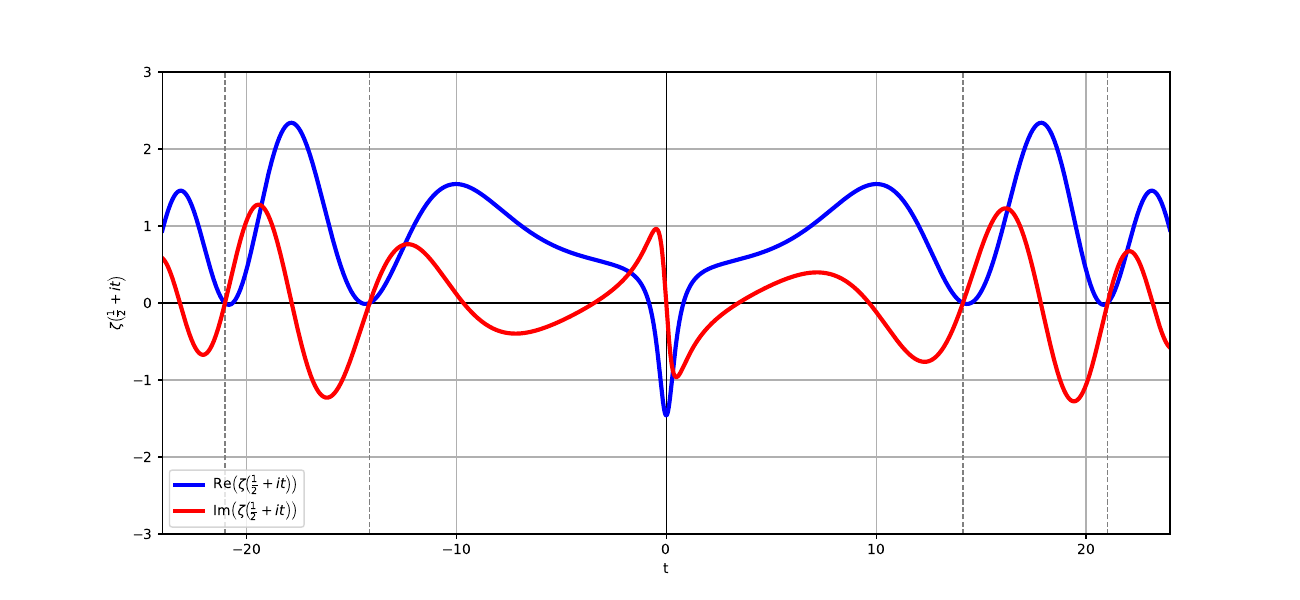

Here is the Python script that generated this plot:
from matplotlib import pyplot as plt
from mpmath import zeta, zetazero
import numpy as np
import pylab

# critical-line.py zeichnet den Real- und Imaginärteil der
# Zetafunktion über t nach Einsetzen der komplexen Zahlen
# s = (0.5 + i t). Dies zeigt das Verhalten der Funktion
# entlang der kritischen Geraden.

t = np.arange(-26,26,0.01)
real = []
imag = []

for k in t:
    real.append(zeta(complex(0.5, k)).real)
    imag.append(zeta(complex(0.5, k)).imag)

fig_size = plt.rcParams["figure.figsize"]
fig_size[0] = 13
fig_size[1] = 6
plt.rcParams["figure.figsize"] = fig_size

plt.axhline(0, color='black', linewidth=1)
plt.axvline(0, color='black', linewidth=1)

for k in [1,2]:
    zero = zetazero(k).imag
    plt.axvline(zero, color='grey', alpha=1, linewidth=1, linestyle='dashed')
    plt.axvline(zero*(-1), color='grey', alpha=1, linewidth=1, linestyle='dashed')

plt.plot(t, real, color='blue', linewidth=3, label=r'$\operatorname{Re}\left(\zeta\left(\frac{1}{2} + i t\right)\right)$')

plt.plot(t, imag, color='red', linewidth=3, label=r'$\operatorname{Im}\left(\zeta\left(\frac{1}{2} + i t\right)\right)$')

plt.xlim(-24,24)
plt.ylim(-3,3)
plt.xlabel("t")
plt.ylabel(r"$\zeta\left(\frac{1}{2} + i t\right)$")
plt.legend(loc='best')
plt.grid(True)

pylab.savefig("critical-line.pdf")
